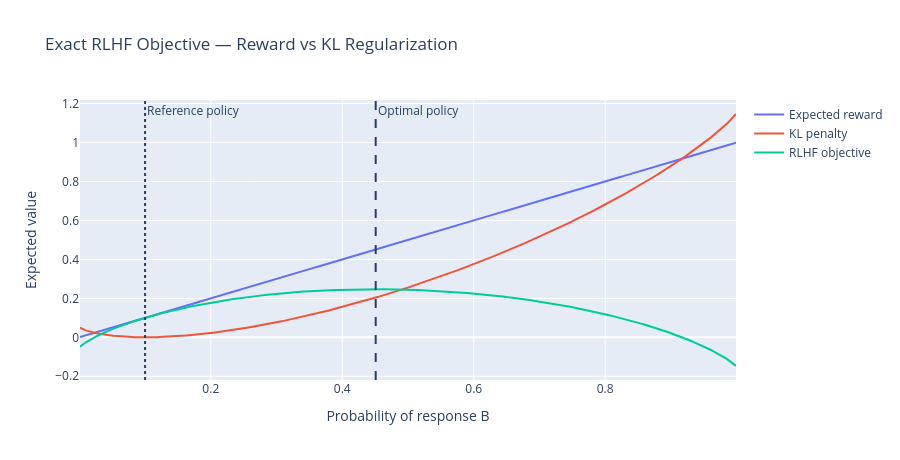

Here is the notebook cell this chart was saved with:
### Code cell
import plotly.graph_objects as go

tradeoff_fig = go.Figure()

tradeoff_fig.add_trace(
    go.Scatter(
        x=probability_grid.tolist(),
        y=reward_grid.tolist(),
        mode="lines",
        name="Expected reward",
    )
)

tradeoff_fig.add_trace(
    go.Scatter(
        x=probability_grid.tolist(),
        y=(beta * kl_grid).tolist(),
        mode="lines",
        name="KL penalty",
    )
)

tradeoff_fig.add_trace(
    go.Scatter(
        x=probability_grid.tolist(),
        y=objective_grid.tolist(),
        mode="lines",
        name="RLHF objective",
    )
)

tradeoff_fig.add_vline(
    x=optimal_policy[1].item(),
    line_dash="dash",
    annotation_text="Optimal policy",
)

tradeoff_fig.add_vline(
    x=reference_probs[1].item(),
    line_dash="dot",
    annotation_text="Reference policy",
)

tradeoff_fig.update_layout(
    title="Exact RLHF Objective — Reward vs KL Regularization",
    xaxis_title="Probability of response B",
    yaxis_title="Expected value",
    height=460,
    hovermode="x unified",
)

tradeoff_fig.show()

### Figure 1 — Plotly figure (JSON) as saved in the notebook; plotly's stock layout.template omitted (floating-point values rounded to 4 significant figures; data arrays with more than 128 entries replaced by an {"elided": "..."} marker saying what was removed)
{"data": [{"mode": "lines", "name": "Expected reward", "type": "scatter", "x": {"elided": "999 float values"}, "y": {"elided": "999 float values"}}, {"mode": "lines", "name": "KL penalty", "type": "scatter", "x": {"elided": "999 float values"}, "y": {"elided": "999 float values"}}, {"mode": "lines", "name": "RLHF objective", "type": "scatter", "x": {"elided": "999 float values"}, "y": {"elided": "999 float values"}}], "layout": {"annotations": [{"showarrow": false, "text": "Optimal policy", "x": 0.4509, "xanchor": "left", "xref": "x", "y": 1, "yanchor": "top", "yref": "y domain"}, {"showarrow": false, "text": "Reference policy", "x": 0.1, "xanchor": "left", "xref": "x", "y": 1, "yanchor": "top", "yref": "y domain"}], "height": 460, "hovermode": "x unified", "shapes": [{"line": {"dash": "dash"}, "type": "line", "x0": 0.4509, "x1": 0.4509, "xref": "x", "y0": 0, "y1": 1, "yref": "y domain"}, {"line": {"dash": "dot"}, "type": "line", "x0": 0.1, "x1": 0.1, "xref": "x", "y0": 0, "y1": 1, "yref": "y domain"}], "title": {"text": "Exact RLHF Objective — Reward vs KL Regularization"}, "xaxis": {"title": {"text": "Probability of response B"}}, "yaxis": {"title": {"text": "Expected value"}}}}
